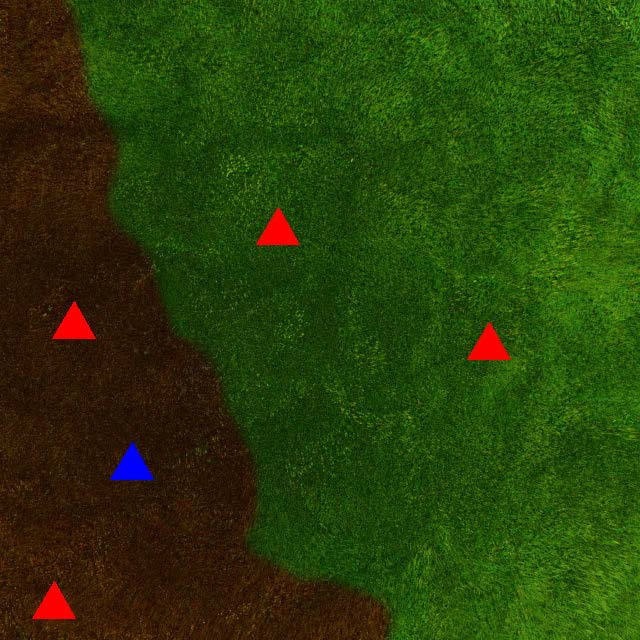
#> input picture 1.jpg, 640 x 640 px, found by its file name; the run also reads 2 pictures not shown here
$ python UAV-project.py
#> lines starting #> are read from the running program, lines starting #| are printed output that depends on the picture; after the words box and inside, x2 and y2 are one past the last pixel; in counts of white or black regions, pixels touching at a corner belong together
from colorsys import rgb_to_hsv
import cv2
import numpy as np

#input
imagelist = ["1.jpg","2.jpg","3.jpg",'4.jpg']


"""
we create a class with the details for the scenario
the class has the following functions
findTrianges
begin
computePriority

Auxilary Functions:
showRaw,showGreen, showBrown
"""
############################################################################
#class declaration begins
class fireScene():
    def __init__(self,imPath,frameName):
        #initialise color bounds
        self.greenBounds = [np.array([50,50,0]) , np.array([90,255,255])]
        self.brownBounds = [np.array([1,100,5]) , np.array([35,255,150])]

        #make image, and hsv image matrices
        self.img = cv2.GaussianBlur(cv2.imread(imPath), (3,3), 0)
        self.hsvimg = cv2.cvtColor(self.img,cv2.COLOR_BGR2HSV_FULL)

        #marked image is used later as an output for parsing the triangles
        self.markedimg = self.img.copy()

        #name of Frame window and dimensions
        self.frameName=frameName
        self.dimensions=self.img.shape

        #MASKS
        #mask for green area
        self.greenMask = cv2.inRange(self.hsvimg,self.greenBounds[0],self.greenBounds[1])
        self.brownMask = cv2.inRange(self.hsvimg, self.brownBounds[0],self.brownBounds[1])

        #initialise colormask
        colormaskYellow = np.zeros(self.dimensions,dtype=np.uint8)
        colormaskCyan = np.zeros(self.dimensions,dtype=np.uint8)

        #set colors value with BGR format
        colormaskCyan[:] = (251,251,101)
        colormaskYellow[:] = (105,251,251)

        #colormasks are bitwise added, masking them, with the colormasks inplace
        colormaskYellow = cv2.bitwise_and(colormaskYellow,colormaskYellow,mask=self.brownMask)
        colormaskCyan = cv2.bitwise_and(colormaskCyan,colormaskCyan,mask=self.greenMask)

        #images are combined, but they still lack the triangle regions
        #currently triangles are black
        self.colormaskCombine = cv2.add(colormaskCyan,colormaskYellow)

        #to get color triangles, we invert a combined green and brown mask
        #then we select that from the original image and mask
        greenBrownMask = cv2.bitwise_not(cv2.bitwise_or(self.greenMask,self.brownMask))
        triangleSelect = cv2.bitwise_and(self.img,self.img,mask=greenBrownMask)

        #the triangle mask is also added to the combine imaged which is output by function
        self.colormaskCombine = cv2.add(self.colormaskCombine, triangleSelect)


        #shows burnt and safe region in orignal color
        self.safeRegion = cv2.bitwise_and(self.img,self.img,mask=self.greenMask)
        self.burnRegion = cv2.bitwise_and(self.img,self.img,mask=self.brownMask)

    def showParsedImage(self):
        #shows the output image
        cv2.imshow("Parsed Image - "+self.frameName,self.colormaskCombine)
        #also returns the output image object for parsing further in program
        return self.colormaskCombine

    def findTriangles(self):

        #nested function to tell if a given HSV color is brown
        def isBrown(a,b,c):
            if a in range(self.brownBounds[0][0],self.brownBounds[1][0]+1):
                if b in range(self.brownBounds[0][1],self.brownBounds[1][1]+1):
                    if c in range(self.brownBounds[0][2],self.brownBounds[1][2]+1):
                        return True
            return False


        #nested function to tell if a given HSV color is green
        def isGreen(a,b,c):
            if a in range(self.greenBounds[0][0],self.greenBounds[1][0]):
                if b in range(self.greenBounds[0][1],self.greenBounds[1][1]):
                    if c in range(self.greenBounds[0][2],self.greenBounds[1][2]):
                        return True
            return False

        #first we seperate the color channels to find red and blue triangles
        #respective  colors in red and blue triangles will have a high threshold
        #we use that threshold to select that region and mask it

        #color channel seperation and unpacking
        b,g,r = cv2.split(self.img)
        #initialise list for storing output points
        outputPoints = []
        #iterates two loops for blue color and red color maps
        for mapColor,colorname in ([b,"blue"],[r,"red"]):
            #cv2 threshold function returns two values, we need the second value which is the heatmap of threshold function
            #we use the heatmap to mask the original image for specific color triangles
            trianglemask = cv2.threshold(mapColor,150,255,cv2.THRESH_BINARY)[1] #here the 1 signifies the second value
            #takes the colored image on threshold map
            img = cv2.bitwise_and(self.img,self.img,mask=trianglemask)
            # grayscale convert
            img = cv2.cvtColor(img, cv2.COLOR_BGR2GRAY)

            #now we take almost any non zero value in the threshold map
            #because it signifies presence of triangle
            #since this is a second heatmap, we have extreme control on accuracy
            #nesting heatmaps increases point granularity
            thresh = cv2.threshold(img,5,255,0)[1] #again we take second output of threshold function

            #now we take contours in threshold mapping
            #contour gives 2 outputs in a list, we need first one hence the [0] index
            contourList = cv2.findContours(thresh,cv2.RETR_TREE,cv2.CHAIN_APPROX_SIMPLE)[0]

            for c in contourList:
                #moment variables
                M = cv2.moments(c)

                #by documentation this is how we find the center of the triangle shape
                cX = int(M["m10"] / M["m00"])
                cY = int(M["m01"] / M["m00"])

                #take color from an offsetted point
                bd,gd,rd = self.img[cY+30][cX]
                #convert to HSV
                h,s,v = rgb_to_hsv(rd,gd,bd)
                #format to HSV FULL
                h=int(h*255)
                s=int(s*255)
                v=int(v)

                #initialise printval
                printval = ""
                #check if house is burnt and append to outputPoints list
                if isBrown(h,s,v):
                    printval= colorname+" brown"
                    outputPoints.append(["b",colorname,cX,cY])
                #similarly if on green, append to outputPoints
                if isGreen(h,s,v):
                    printval=colorname+" green"
                    outputPoints.append(["g",colorname,cX,cY])

                #put c
                cv2.circle(self.markedimg, (cX, cY), 5, (255, 255, 255), -1)
                cv2.putText(self.markedimg, printval, (cX - 25, cY - 25),cv2.FONT_HERSHEY_SIMPLEX, 0.5, (255, 255, 255), 2)
        #return format = List of list[area=>("b" or "g"),color=>("blue" or "red"), x coordinate, y coordinate]
        return outputPoints
    def computePriority(self,hb,hg,bb,rb,bg,rg):
        #takes the output format and calculates the rescue ratio
        n_houses = [hb,hg]
        pb , pg = 2*bb+rb,2*bg+rg
        priority_houses = [pb,pg]
        priority_ratio = pb/pg
        #returns the houses priority and ratio of one case
        return n_houses , priority_houses , priority_ratio

    def begin(self):
        cv2.waitKey(0)
        cv2.destroyAllWindows

    #AUXILARY FUNCTIONS - unused in program, but useful in applications
    def safeRegionShow(self):
        cv2.imshow("Safe Region - "+self.frameName,self.safeRegion)
    def burnRegionShow(self):
        cv2.imshow("Burn Region - "+self.frameName,self.burnRegion)
    def showRaw(self):
        cv2.imshow("Base -"+self.frameName ,self.img)
    def showMarkings(self):
        cv2.imshow("Marked Image -"+self.frameName, self.markedimg)
#class definition ends here
#######################################################################################


#######################################################################################
#function declarations
def uasTask(inputimages):
    #makes a big list for houses priority and ratio
    n_houses , priority_houses, priority_ratio = [] , [] , []
    # dictionary for keying image to rescue ratio
    image_ratio_dict = {}

    #
    for imageindex in range(len(inputimages)):
        #creates and object of the class
        scene = fireScene(inputimages[imageindex],str(inputimages[imageindex]))
        #displays parsed image
        scene.showParsedImage()

        # finds triangles using function
        data = scene.findTriangles()

        #show markings
        scene.showMarkings()
        #initialise counter variables
        Hburn , Hgrass , Bburn , Rburn , Bgreen , Rgreen = 0 , 0 , 0 , 0 , 0 , 0
        #increment counters when case fulfills
        for k in data:
            if k[0]=="b":
                Hburn+=1
                if k[1] =="blue": Bburn+=1
                if k[1] =="red":  Rburn+=1
            if k[0]=="g":
                Hgrass+=1
                if k[1] =="blue": Bgreen+=1
                if k[1] =="red":  Rgreen+=1
        #computes priority using counters
        house , priority , ratio = scene.computePriority(Hburn , Hgrass , Bburn , Rburn , Bgreen , Rgreen)
        #appends the data to main lists
        n_houses.append(house)
        priority_houses.append(priority)
        priority_ratio.append(ratio)
        #inputs a key value pair to dictionary for keying
        image_ratio_dict[inputimages[imageindex]]=ratio
#> this loop made 4 passes
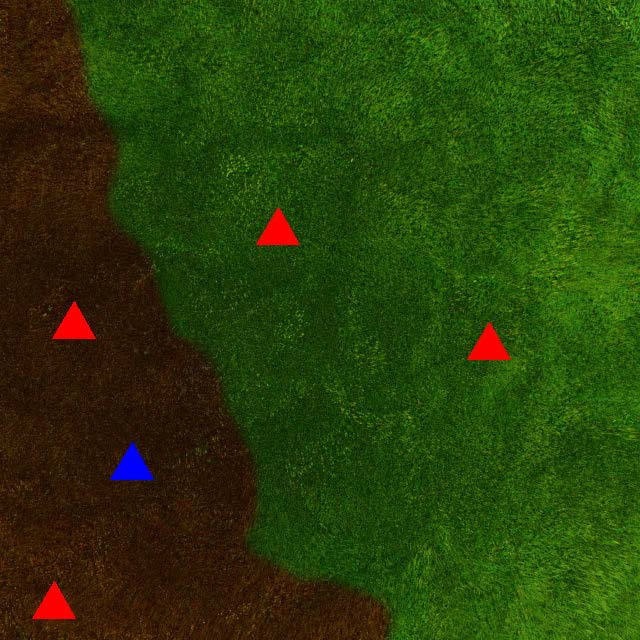
#> input picture 1.jpg, 640 x 640 px, found by its file name
#> pass 1, in __init__, `self.greenMask = cv2.inRange(self.hsvimg,self.greenBounds[0],self.gree..`:
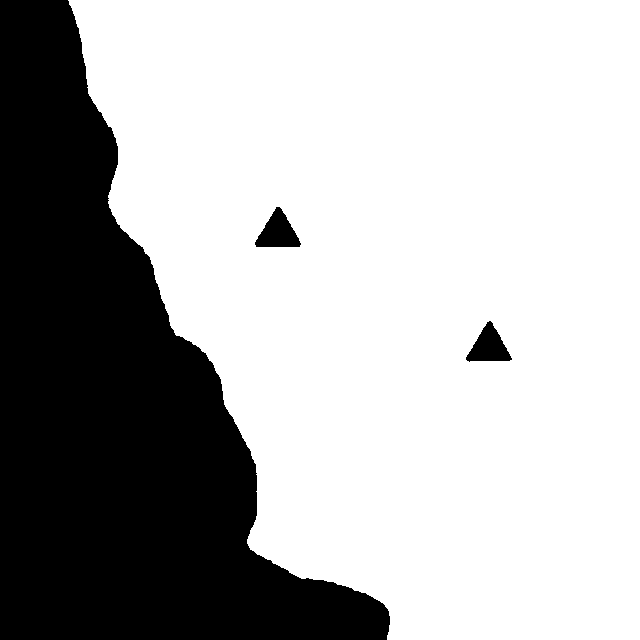
#> self.greenMask: shape (640, 640); 70% white; 3 black regions, box (x1, y1, x2, y2) and area: (0, 0, 390, 640) 120673, (255, 207, 301, 247) 1077, (466, 321, 512, 362) 1036
#> pass 1, in __init__, `self.brownMask = cv2.inRange(self.hsvimg, self.brownBounds[0],self.bro..`:
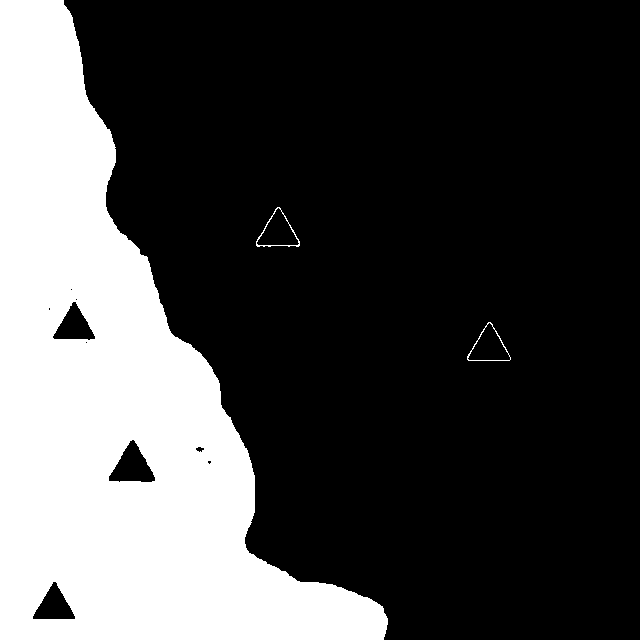
#> self.brownMask: shape (640, 640); 28.4% white; 3 white regions, box (x1, y1, x2, y2) and area: (0, 0, 388, 640) 115809, (256, 207, 300, 247) 174, (467, 322, 511, 361) 154
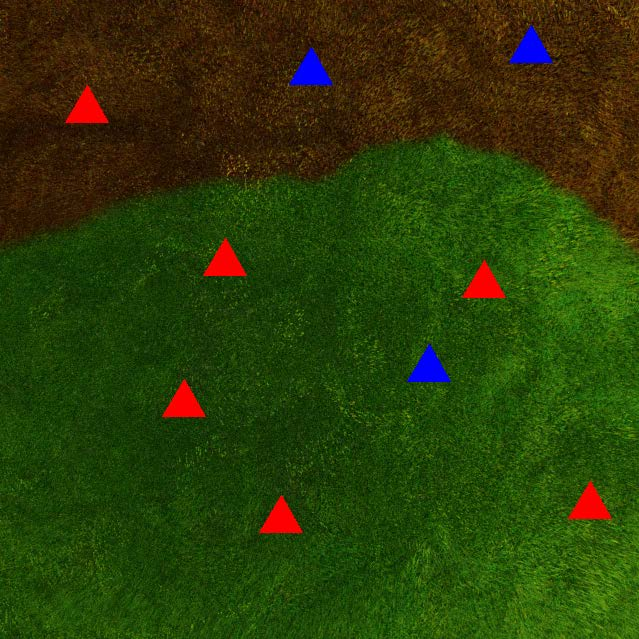
#> input picture 2.jpg, 639 x 639 px, found by its file name
    #image by rescue ratio using sorted function and lambda keying
    image_by_rescue_ratio = sorted(inputimages,key= lambda x:image_ratio_dict[x],reverse=True)
    #returns required paraments
    return n_houses , priority_houses, priority_ratio , image_by_rescue_ratio
###########################################################################################################
#actual programs

#function call
answer = uasTask(imagelist)
#print answer
[print(values) for values in answer]
#make the windows stay
cv2.waitKey(0)
cv2.destroyAllWindows()
